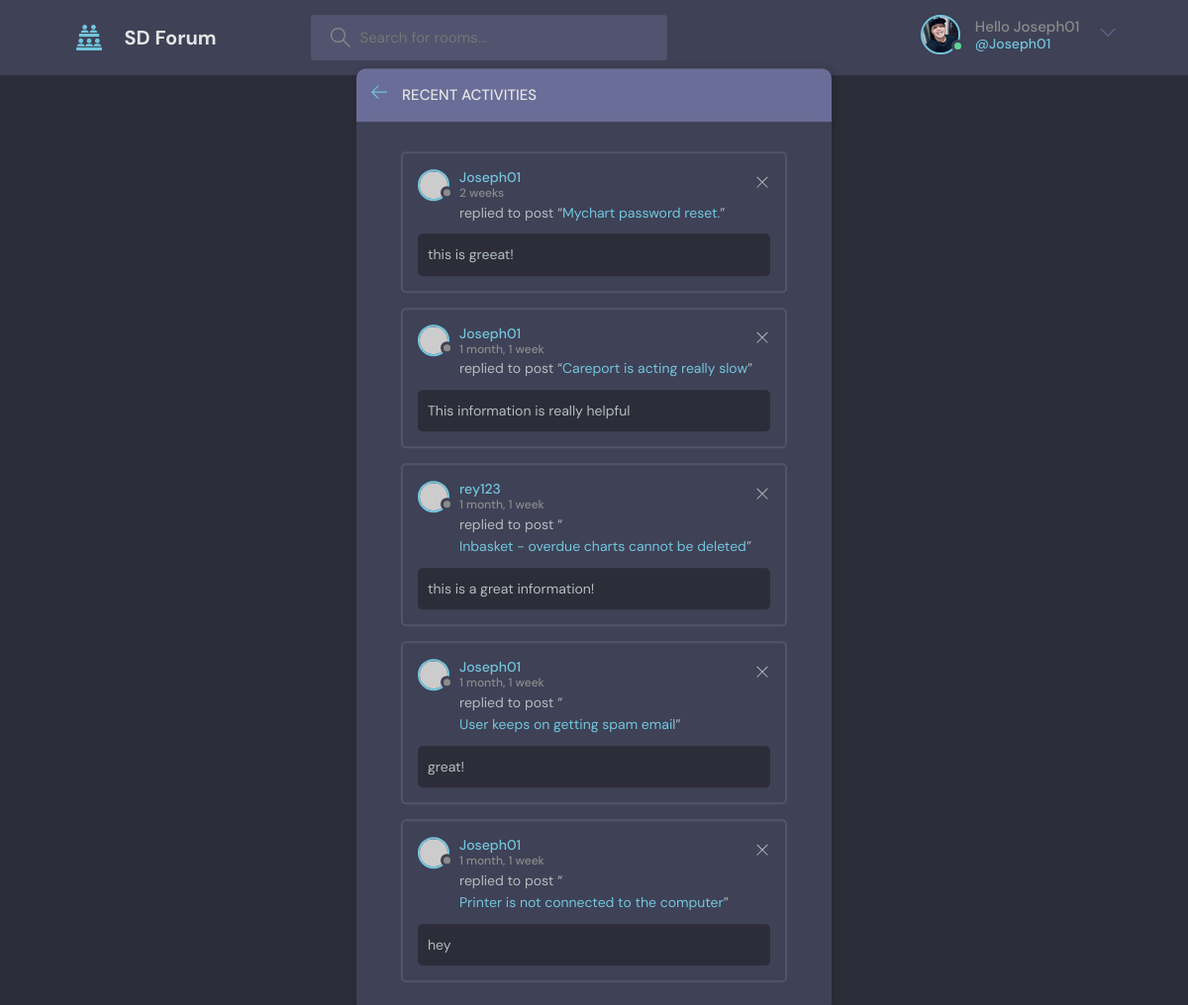
/activity/ (signed in), run on the app's committed database.
### base/models.py (models this page shows, shortened)
class User(AbstractUser):
    name  = models.CharField(max_length=200, null=True)
    email = models.EmailField(unique=True)
    bio = models.TextField(null=True)
    avatar = models.ImageField(null=True, default="avatar.svg")
    USERNAME_FIELD='email'
    REQUIRED_FIELDS = []

class Message(models.Model):
    user = models.ForeignKey(User, on_delete=models.CASCADE)
    room = models.ForeignKey(Room, on_delete=models.CASCADE)
    body = models.TextField()
    updated = models.DateTimeField(auto_now=True)
    created = models.DateTimeField(auto_now_add=True)
    class Meta:
        ordering = ['-updated', '-created']

class Room(models.Model):
    host = models.ForeignKey(User, on_delete=models.SET_NULL, null=True)
    topic = models.ForeignKey(Topic, on_delete=models.SET_NULL, null=True)
    name = models.CharField(max_length=200)
    description = models.TextField(null=True, blank=True)
    participants = models.ManyToManyField(
        User, related_name='participants', blank=True)
    updated = models.DateTimeField(auto_now=True)
    created = models.DateTimeField(auto_now_add=True)
    class Meta:
        ordering = ['-updated', '-created']

### base/views.py (the view)
# urls.py: path('activity/',views.allActivity, name="activity"),
@login_required(login_url='login')
def allActivity(request):
    room_message = Message.objects.all()
    context={'room_message': room_message}
    return render(request, 'base/activity.html',context)

### base/templates/base/activity.html (shortened to what this page needs)
{% extends 'main.html' %}
{% block content  %}
    <main class="layout">
      <div class="container">
        <div class="layout__box">
          <div class="layout__boxHeader">
            <div class="layout__boxTitle">
              <a href="{% url 'home' %}">
                <svg version="1.1" xmlns="http://www.w3.org/2000/svg" width="32" height="32" viewBox="0 0 32 32">
                  <title>arrow-left</title>
                  <path
                    d="M13.723 2.286l-13.723 13.714 13.719 13.714 1.616-1.611-10.96-10.96h27.625v-2.286h-27.625l10.965-10.965-1.616-1.607z"
                  ></path>
                </svg>
              </a>
              <h3>Recent Activities</h3>
            </div>
          </div>
          <div class="activities-page layout__body">
          {% for messages in room_message%}
            <div class="activities__box">
              <div class="activities__boxHeader roomListRoom__header">
                <a href="{% url 'user-profile' messages.user.id%}" class="roomListRoom__author">
                  <div class="avatar avatar--small">
                    <img src="https://randomuser.me/api/portraits/women/11.jpg" />
                  </div>
                  <p>
                    {{messages.user.username}}
                    <span>{{messages.created|timesince}}</span>
                  </p>
                </a>
                <div class="roomListRoom__actions">
                  <a href="{% url 'delete-message' messages.id %}">
                    <svg version="1.1" xmlns="http://www.w3.org/2000/svg" width="32" height="32" viewBox="0 0 32 32">
                      <title>remove</title>
                      <path
                        d="M27.314 6.019l-1.333-1.333-9.98 9.981-9.981-9.981-1.333 1.333 9.981 9.981-9.981 9.98 1.333 1.333 9.981-9.98 9.98 9.98 1.333-1.333-9.98-9.98 9.98-9.981z"
                      ></path>
                    </svg>
                  </a>
                </div>
              </div>
              <div class="activities__boxContent">
                <p>replied to post “<a href="{% url 'room' messages.room.id %}">{{messages.room.name}}</a>”</p>
                <div class="activities__boxRoomContent">
                 {{messages.body}}
                </div>
              </div>
            </div>
          {%endfor%}
          </div>
        </div>
      </div>
    </main>
  {%endblock%}

### templates/nav.html (shortened to what this page needs)
{%load static%}
<header class="header header--loggedIn">
    <div class="container">
      <a href="{% url 'home' %}" class="header__logo">
        <img src="{% static 'images/favicon.png' %}" />
        <h1>SD Forum</h1>
      </a>
      <form class="header__search" action="{%url 'home'%}" method="GET">
        <label>
          <input placeholder="Search for rooms..."  name="q"/>
        </label>
      </form>
      <nav class="header__menu">
        {%if request.user.is_authenticated%}
        <div class="header__user">
          <a href="{% url 'user-profile' request.user.id%}">
            <div class="avatar avatar--medium active">
              <img src="{{request.user.avatar.url}}" />
            </div>
            <p>Hello {{request.user.username}}<span> @{{request.user.username}}</span></p>
          </a>
          <button class="dropdown-button">
            <svg version="1.1" xmlns="http://www.w3.org/2000/svg" width="32" height="32" viewBox="0 0 32 32">
              <title>chevron-down</title>
              <path d="M16 21l-13-13h-3l16 16 16-16h-3l-13 13z"></path>
            </svg>
          </button>
        </div>
        {%else%}
        <a href="{%url 'login' %}">
            <img src="{% static 'images/avatar.svg' %}" />
            <p>Login</p>
        </a>
        {%endif%}
      </nav>
    </div>
  </header>

### data on the page
User: user.avatar (picture), user.username "Joseph01"
Message: user.username "Joseph01", created "2 weeks", room.name "Mychart password reset.", body "this is greeat!"
Message: user.username "Joseph01", created "1 month, 1 week", room.name "Careport is acting really slow", body "This information is really helpful"
Message: user.username "rey123", created "1 month, 1 week", room.name "Inbasket - overdue charts cannot be deleted", body "this is a great information!"
Message: user.username "Joseph01", created "1 month, 1 week", room.name "User keeps on getting spam email", body "great!"
Message: user.username "Joseph01", created "1 month, 1 week", room.name "Printer is not connected to the computer", body "hey"
